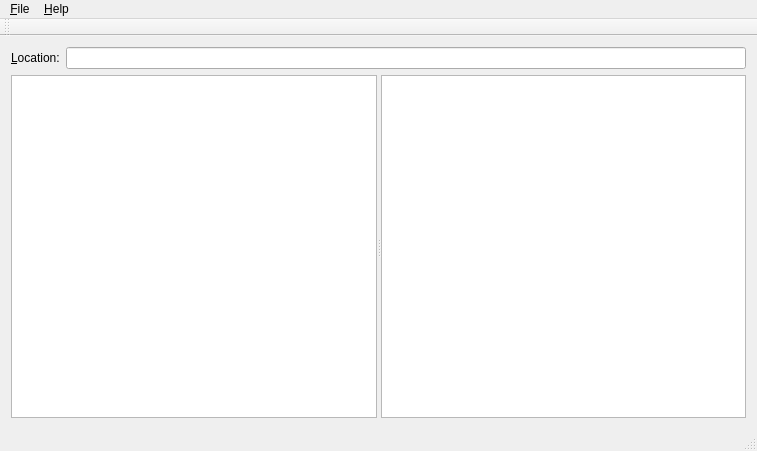
<?xml version="1.0" encoding="UTF-8"?>
<ui version="4.0">
 <class>KFileWizard</class>
 <widget class="QMainWindow" name="KFileWizard">
  <property name="geometry">
   <rect>
    <x>0</x>
    <y>0</y>
    <width>757</width>
    <height>451</height>
   </rect>
  </property>
  <property name="windowTitle">
   <string>K File Wizard</string>
  </property>
  <widget class="QWidget" name="centralWidget">
   <layout class="QVBoxLayout" name="verticalLayout">
    <item>
     <layout class="QHBoxLayout" name="horizontalLayout">
      <item>
       <widget class="QLabel" name="locationLabel">
        <property name="text">
         <string>&amp;Location:</string>
        </property>
        <property name="buddy">
         <cstring>locationLine</cstring>
        </property>
       </widget>
      </item>
      <item>
       <widget class="QLineEdit" name="locationLine">
        <property name="focusPolicy">
         <enum>Qt::StrongFocus</enum>
        </property>
       </widget>
      </item>
     </layout>
    </item>
    <item>
     <widget class="QSplitter" name="splitter">
      <property name="sizePolicy">
       <sizepolicy hsizetype="Expanding" vsizetype="Expanding">
        <horstretch>0</horstretch>
        <verstretch>0</verstretch>
       </sizepolicy>
      </property>
      <property name="orientation">
       <enum>Qt::Horizontal</enum>
      </property>
      <widget class="DirTreeView" name="dirTree">
       <property name="sortingEnabled">
        <bool>false</bool>
       </property>
      </widget>
      <widget class="EntryTreeView" name="entryTree"/>
     </widget>
    </item>
   </layout>
  </widget>
  <widget class="QMenuBar" name="menuBar">
   <property name="geometry">
    <rect>
     <x>0</x>
     <y>0</y>
     <width>757</width>
     <height>21</height>
    </rect>
   </property>
   <widget class="QMenu" name="fileMenu">
    <property name="title">
     <string>&amp;File</string>
    </property>
    <addaction name="fileConnectTo"/>
    <addaction name="separator"/>
    <addaction name="fileExit"/>
   </widget>
   <widget class="QMenu" name="helpMenu">
    <property name="title">
     <string>&amp;Help</string>
    </property>
    <addaction name="about"/>
   </widget>
   <addaction name="fileMenu"/>
   <addaction name="helpMenu"/>
  </widget>
  <widget class="QToolBar" name="mainToolBar">
   <attribute name="toolBarArea">
    <enum>TopToolBarArea</enum>
   </attribute>
   <attribute name="toolBarBreak">
    <bool>false</bool>
   </attribute>
  </widget>
  <widget class="QStatusBar" name="statusBar"/>
  <action name="fileExit">
   <property name="text">
    <string>E&amp;xit</string>
   </property>
   <property name="shortcut">
    <string>Ctrl+Q</string>
   </property>
  </action>
  <action name="about">
   <property name="text">
    <string>About K File Wizard...</string>
   </property>
  </action>
  <action name="fileConnectTo">
   <property name="text">
    <string>Connect &amp;to...</string>
   </property>
   <property name="shortcut">
    <string>Ctrl+T</string>
   </property>
  </action>
 </widget>
 <layoutdefault spacing="6" margin="11"/>
 <customwidgets>
  <customwidget>
   <class>EntryTreeView</class>
   <extends>QTreeView</extends>
   <header>entryview/entrytreeview.h</header>
  </customwidget>
  <customwidget>
   <class>DirTreeView</class>
   <extends>QTreeView</extends>
   <header>dirtreeview.h</header>
  </customwidget>
 </customwidgets>
 <tabstops>
  <tabstop>entryTree</tabstop>
  <tabstop>locationLine</tabstop>
  <tabstop>dirTree</tabstop>
 </tabstops>
 <resources/>
 <connections>
  <connection>
   <sender>fileExit</sender>
   <signal>triggered()</signal>
   <receiver>KFileWizard</receiver>
   <slot>close()</slot>
   <hints>
    <hint type="sourcelabel">
     <x>-1</x>
     <y>-1</y>
    </hint>
    <hint type="destinationlabel">
     <x>378</x>
     <y>225</y>
    </hint>
   </hints>
  </connection>
 </connections>
</ui>
